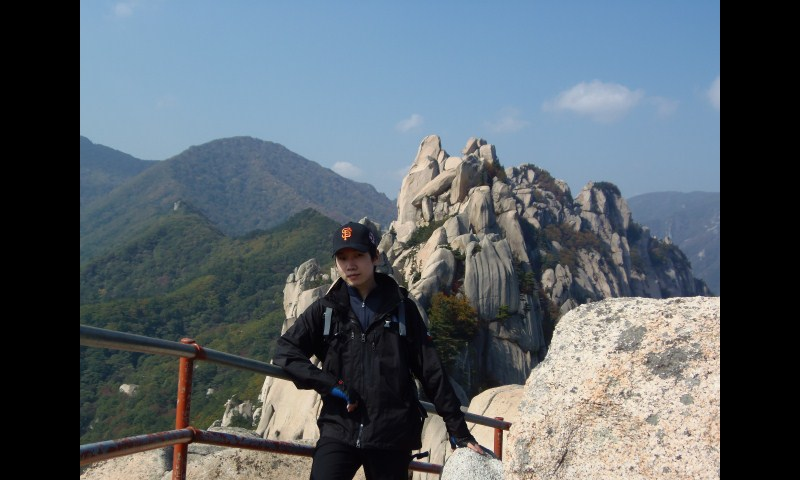
#> input picture exp7_human_segmentation/images/image2.JPG, 800 x 480 px, found by its file name
$ jupyter execute --allow-errors 'exp7. 인물사진 만들기.ipynb'
#> lines starting #> are read from the running program, lines starting #| are printed output that depends on the picture
# exp7. 인물사진 만들기

학습목표
***
딥러닝을 적용하여 핸드폰 인물 사진 모드를 따라 해보자.

목차
***
1. 들어가며
2. 셸로우 포커스 만들기 (1) 사진을 준비하자
3. 셸로우 포커스 만들기 (2) 세그멘테이션으로 사람 분리하기
4. 셸로우 포커스 만들기 (3) 시맨틱 세그멘테이션 다뤄보기
5. 셸로우 포커스 만들기 (4) 배경 흐리게 하기
6. 셸로우 포커스 만들기 (5) 흐린 배경과 원본 영상 합성
7. 프로젝트: 인물 모드 문제점 찾기
8. 프로젝트 제출

## 7.1 셸로우 포커스 만들기 - 사진준비

이미지 세그멘테이션 기술을 이용해 하나의 이미지에서 배경과 사람을 분리
분리된 배경을 blur 처리 후 사람 이미지와 다시 합하면 아웃포커싱 효과를 적용한 인물 사진

1. 배경이 있는 셀카를 촬영
2. Semantic segmentation으로 피사체와 배경을 분리
3. blurring 기술로 배경을 흐리게
4. 피사체를 배경의 원래 위치로 합성

[cell 1]
import sys
sys.path.append('C:\\Users\\Helpe\\AppData\\Local\\Programs\\Python\\Python39\\lib\\site-packages') # 라이브러리 경로 오류
import os
import urllib # 웹에서 데이터를 다운로드
import cv2 # OpenCV 라이브러리로 이미지 처리
import numpy as np
from pixellib.semantic import semantic_segmentation # 시맨틱 세그멘테이션 이용
from matplotlib import pyplot as plt
print('슝')

[cell 2]
img_path = 'D:/project/aiffel_exp/exp7_human_segmentation/images/image2.jpg'
img_orig = cv2.imread(img_path)
#> img_orig is the input picture: shape (480, 800, 3); mean B, G, R 106.5, 98.7, 88.7

print(img_orig.shape)
#| (480, 800, 3)
plt.imshow(cv2.cvtColor(img_orig, cv2.COLOR_BGR2RGB))
plt.show()

## 7.2 세그멘테이션으로 사람 분리하기

Segmentation이란?
***
이미지에서 픽셀 다뉘로 관심 객체를 추출하는 방법을 **이미지 세그멘테이션**이라고 함
이미

semantic segmentation이란?

세그멘테이션 중에서도 물리적 의미 단위로 인식하는 세그멘테이션을 시멘틱 세그멘테이션 이라고 함.

## 7.3 시맨틱 세그멘테이션 다뤄보기

[cell 3]
# 저장할 파일 이름 결정
model_dir = 'D:/project/aiffel_exp/exp7_human_segmentation/models'
model_file = os.path.join(model_dir, 'deeplabv3_xception_tf_dim_ordering_tf_kernels.h5')

# PixelLib가 제공하는 모델의 url
model_url ='https://github.com/ayoolaolafenwa/PixelLib/releases/download/1.1/deeplabv3_xception_tf_dim_ordering_tf_kernels.h5'

# 다운로드
urllib.request.urlretrieve(model_url, model_file)
#> (this line was passed over: the network is not available in this run)

#> (a cell that did not finish here is left out)

#> (a cell that did not finish here is left out)

`segmentAsPascalvoc` 라는 함수 이름에서 세그멘테이션 모델에 대한 힌트를 얻을 수 있는데요.
PASCAL VOC 데이터로 학습된 모델을 이용한다는 의미입니다.
모델마다 학습시킨 데이터에 따라 결괏값이 달라지므로 어떤 데이터를 학습시켰는지 확인하는 것은 매우 중요합니다.

[cell 6]
# PASCAL VOC 데이터의 라벨 종류
LABEL_NAMES = [
    'background', 'aeroplane', 'bicycle', 'bird', 'boat', 'bottle', 'bus',
    'car', 'cat', 'chair', 'cow', 'diningtable', 'dog', 'horse', 'motorbike',
    'person', 'pottedplant', 'sheep', 'sofa', 'train', 'tv'
]
len(LABEL_NAMES)

20개의 클래스 중 `person` 라벨, 즉 `15`를 가진 영역만 검출해야함

#> (a cell that did not finish here is left out)

#> (a cell that did not finish here is left out)

#> (a cell that did not finish here is left out)

`output`에는 세그멘테이션이 된 결과가 각각 다른 색상으로 담겨 있네요.
`segvalues`에는 `class_ids`와 `masks`가 있습니다.
`class_ids`를 통해 어떤 물체가 담겨 있는지 알 수 있군요!

이제 물체마다 `output`에 어떤 색상으로 나타나 있는지만 알아내면 될 것 같습니다.

[cell 10]
# 아래 코드를 이해하지 않아도 좋습니다
# PixelLib에서 그대로 가져온 코드입니다
# 주목해야 할 것은 생상 코드 결과물이예요!
colormap = np.zeros((256, 3), dtype = int)
ind = np.arange(256, dtype=int)

for shift in reversed(range(8)):
    for channel in range(3):
        colormap[:, channel] |= ((ind >> channel) & 1) << shift
    ind >>= 3

colormap[:20]

[cell 11]
# 사람을 나타내는 15번째 색상 확인, colormap[class_id]으로 확인 가능함
colormap[15]

사람 외에도 다른 물체를 찾아내고 싶다면 `colormap[class_id]`처럼 찾아낼 수 있겠네요!

여기서 주의할 것은 `output` 이미지가 BGR 순서로 채널 배치가 되어 있다는 점이에요. `colormap`은 RGB 순서이고요.

그러니 우리가 추출해야 하는 색상 값은 순서를 아래처럼 바꿔 줘야 합니다.

[cell 12]
seg_color = (128,128,192)

#> (a cell that did not finish here is left out)

[cell 14]
img_show = img_orig.copy()

# True과 False인 값을 각각 255과 0으로 바꿔줍니다
#> (the rest of this cell did not finish here and is left out)

## 7.4 배경 흐리게 하기

[cell 15]
# (13,13)은 blurring kernel size를 뜻합니다
# 다양하게 바꿔보세요
img_orig_blur = cv2.blur(img_orig, (13,13))
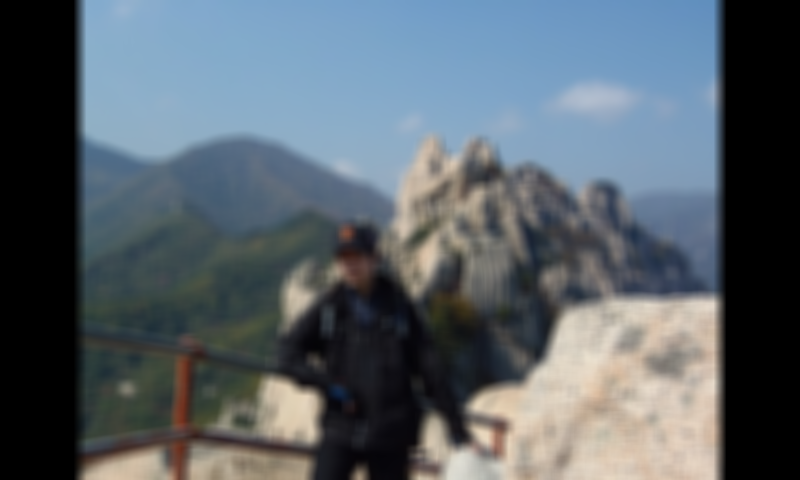
#> img_orig_blur: shape (480, 800, 3); mean B, G, R 106.5, 98.7, 88.7
plt.imshow(cv2.cvtColor(img_orig_blur, cv2.COLOR_BGR2RGB))
plt.show()

#> (a cell that did not finish here is left out)

`bitwise_not` 함수를 이용하면 이미지가 반전됩니다.
원래 마스크에서는 배경이 0, 사람이 255였으니 `bitwise_not` 연산을 하고 나면 배경은 255, 사람은 0이 되겠죠?

반전된 세그멘테이션 결과를 이용해서 이미지와 `bitwise_and` 연산을 수행하면 배경만 있는 영상을 얻을 수 있습니다.
0과 어떤 수를 `bitwise_and` 연산을 해도 0이 되기 때문에 사람이 0인 경우에는 사람이 있던 모든 픽셀이 0이 됩니다. 결국 사람이 사라지게 되는 거죠.

## 7.5 흐린 배경과 원본 영상 합성

[cell 17]
'''
np.where(조건, 참일때, 거짓일때) 코드를 이용해
세그멘테이션 마스크가 255인 부분만 원본 이미지 값을 가져오고
아닌 영역은 블러된 이미지 값을 사용
'''
#> (the rest of this cell did not finish here and is left out)

## 7.6 프로젝트 : 인물 모드 문제점 찾기

[cell 18]
import sys
sys.path.append('C:\\Users\\Helpe\\AppData\\Local\\Programs\\Python\\Python39\\lib\\site-packages') # 라이브러리 경로 오류
import os
import urllib # 웹에서 데이터를 다운로드
import cv2 # OpenCV 라이브러리로 이미지 처리
import numpy as np
from pixellib.semantic import semantic_segmentation # 시맨틱 세그멘테이션 이용
from matplotlib import pyplot as plt

from matplotlib import pyplot as plt
import tensorflow as tf

[cell 19]
img_path = 'D:/project/aiffel_exp/exp7_human_segmentation/images/image4.jpg'
cow_orig = cv2.imread(img_path)
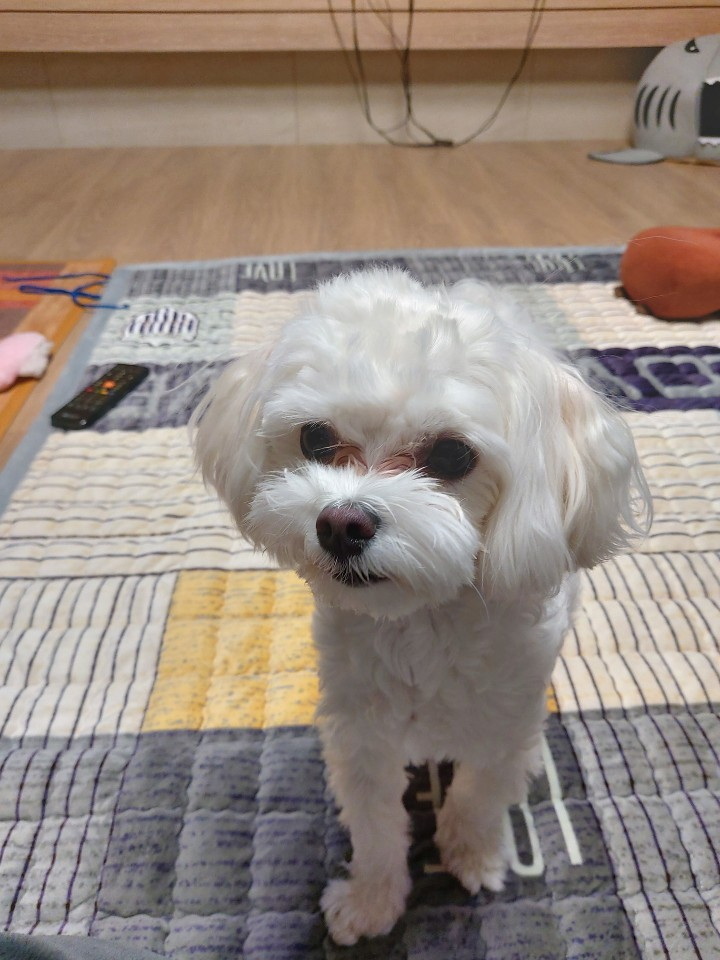
#> input picture exp7_human_segmentation/images/image4.jpg, 720 x 960 px, found by its file name
#> cow_orig is the input picture: shape (960, 720, 3); mean B, G, R 127.8, 136.9, 149.7
print (cow_orig.shape)
#| (960, 720, 3)
